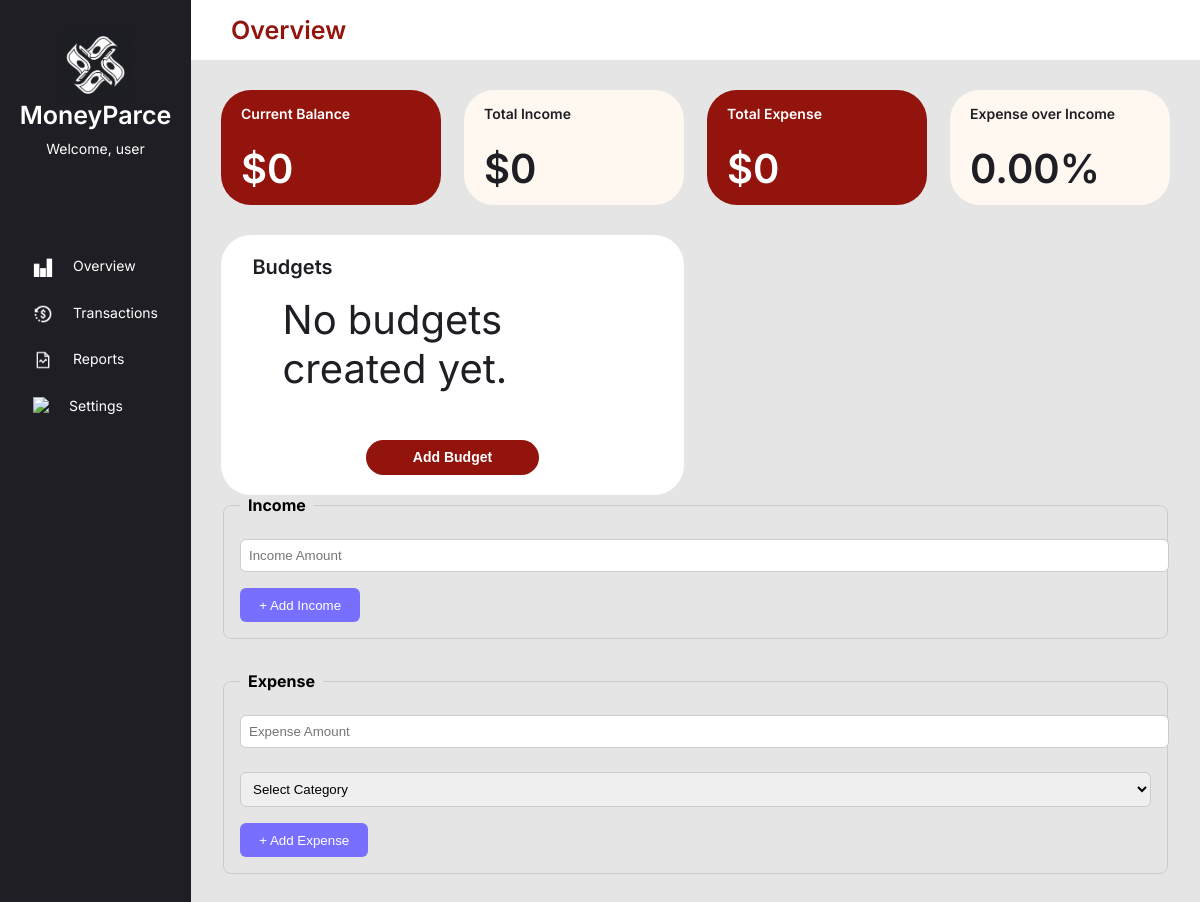
Before: /dashboard/ with the older database file.
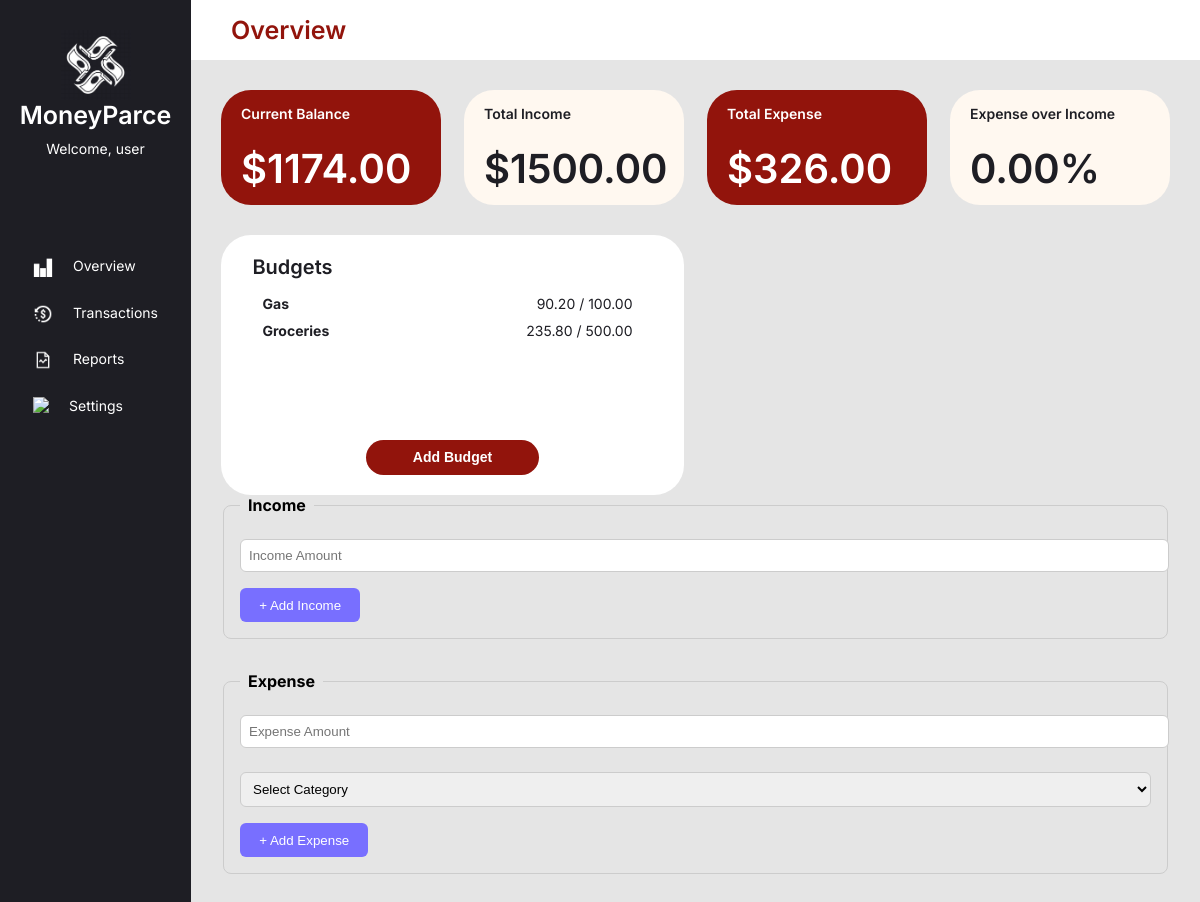
After: the same page with the newer database file.
### dashboard/models.py (models this page shows, shortened)
class Budget(models.Model):
    name = models.CharField(max_length=100)
    total_budget = models.DecimalField(max_digits=10, decimal_places=2)
    def expenses_total(self):
        result = self.expense_set.aggregate(total=Sum('amount'))['total']
        return result if result is not None else 0

### dashboard/views.py (the view, shortened to what this page needs)
# urls.py: path('', views.dashboard_view, name='dashboard.index'),
def dashboard_view(request):
    total_income = sum(item.amount for item in Income.objects.all())
    total_expenses = sum(item.amount for item in Expense.objects.all())
    remaining_balance = total_income - total_expenses
    budgets = Budget.objects.all().order_by('id')
    context = {
        'total_income': total_income,
        'total_expenses': total_expenses,
        'remaining_balance': remaining_balance,
        'budgets': budgets,
    }
    return render(request, 'dashboard/dashboard.html', context)

### dashboard/templates/dashboard/dashboard.html (shortened to what this page needs)
<!DOCTYPE html>
<html>
{% load static %}
<head>
  <link rel="stylesheet"
        type="text/css"
        href="{% static 'css/style.css' %}" />
</head>
<body>
  <div class="sideBar">
    <div class="sideBarHeader">
      <img src="{% static 'img/logo.png' %}" style="height: 70px" />
      <div id="LogoName">MoneyParce</div>
      <div class="sideBarText">Welcome, user</div>
    </div>
    <div class="navigator">
      <div class="navDiv">
        <img src="{% static 'img/overview.png' %}" style="height: 20px; margin-right: 20px;" />
        <div class="sideBarText">Overview</div>
      </div>
      <div class="navDiv">
        <img src="{% static 'img/tran.png' %}" style="height: 20px; margin-right: 20px;" />
        <div class="sideBarText">Transactions</div>
      </div>
      <div class="navDiv">
        <img src="{% static 'img/report.png' %}" style="height: 20px; margin-right: 20px;" />
        <div class="sideBarText">Reports</div>
      </div>
      <div class="navDiv">
        <img src="{% static 'img/settings.png' %}" style="height: 20px; margin-right: 20px;" />
        <div class="sideBarText">Settings</div>
      </div>
    </div>
  </div>
  <div class="mainWrapper">
    <div class="header">
      <div class="pageTitle">Overview</div>
    </div>
    <div class="innerWrapper">
    <div class="totalContainer">
      <div class="totalRed">
        <div class="totalTitle">Current Balance</div>
        <div class="totalText">${{ remaining_balance }}</div>
      </div>
      <div class="totalBeige">
        <div class="totalTitle">Total Income</div>
        <div class="totalText">${{ total_income }}</div>
      </div>
      <div class="totalRed">
        <div class="totalTitle">Total Expense</div>
        <div class="totalText">${{ total_expenses }}</div>
      </div>
      <div class="totalBeige">
        <div class="totalTitle">Expense over Income</div>
        <div class="totalText">0.00%</div>
      </div>
    </div>
    <div class="whiteBox">
      <div class="whiteBoxTitle">Budgets</div>
      <ul class="budgetList">
        {% for budget in budgets %}
        <div class="budgetListDiv">
          <div><strong>{{ budget.name }}</strong></div>
          <div>{{ budget.expenses_total|floatformat:2 }} / {{ budget.total_budget }}</div>
        </div>
        {% empty %}
          <div class="totalText">No budgets created yet.</div>
        {% endfor %}
      </ul>
      <button type="button" class="add-budget-btn" onclick="toggleBudgetForm()">Add Budget</button>
    </div>
        <form method="POST">
          <fieldset>
            <legend>Income</legend>
            <input type="text" name="income_amount" placeholder="Income Amount">
            <button type="submit" name="submit_income">+ Add Income</button>
          </fieldset>
          <fieldset>
            <legend>Expense</legend>
            <input type="text" name="expense_amount" placeholder="Expense Amount">
            <select name="expense_budget">
              <option value="">Select Category</option>
            </select>
            <button type="submit" name="submit_expense">+ Add Expense</button>
          </fieldset>
        </form>
      </div>
    </div>
</body>
</html>

Changed rows visible on the page:
added Budget: name "Gas", expenses_total "90.20", total_budget "100.00"
added Budget: name "Groceries", expenses_total "235.80", total_budget "500.00"
Other visible differences:
{{ remaining_balance }}: "0" → "1174.00"
{{ total_income }}: "0" → "1500.00"
{{ total_expenses }}: "0" → "326.00"
text no longer shown: "No budgets created yet."
